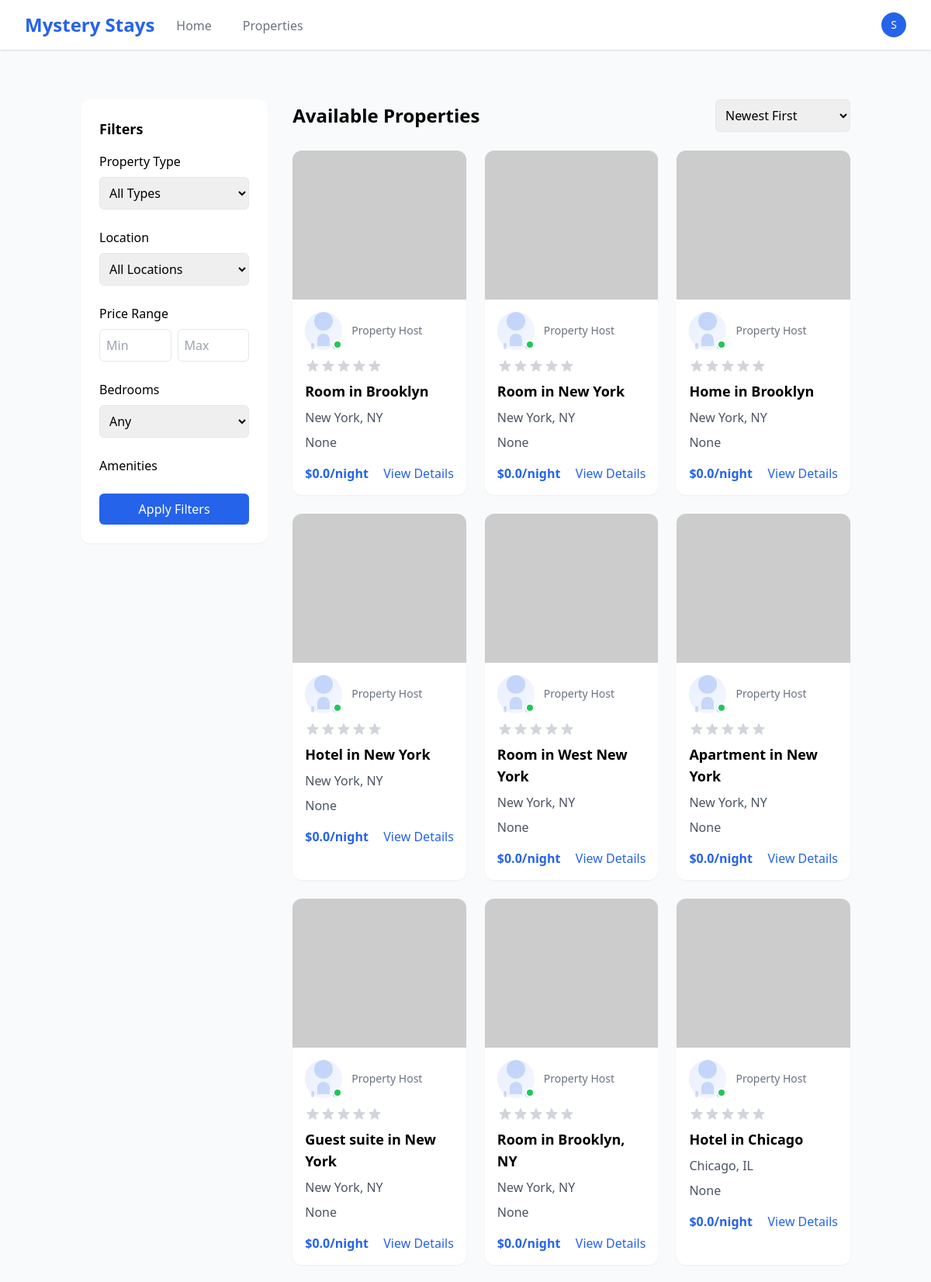
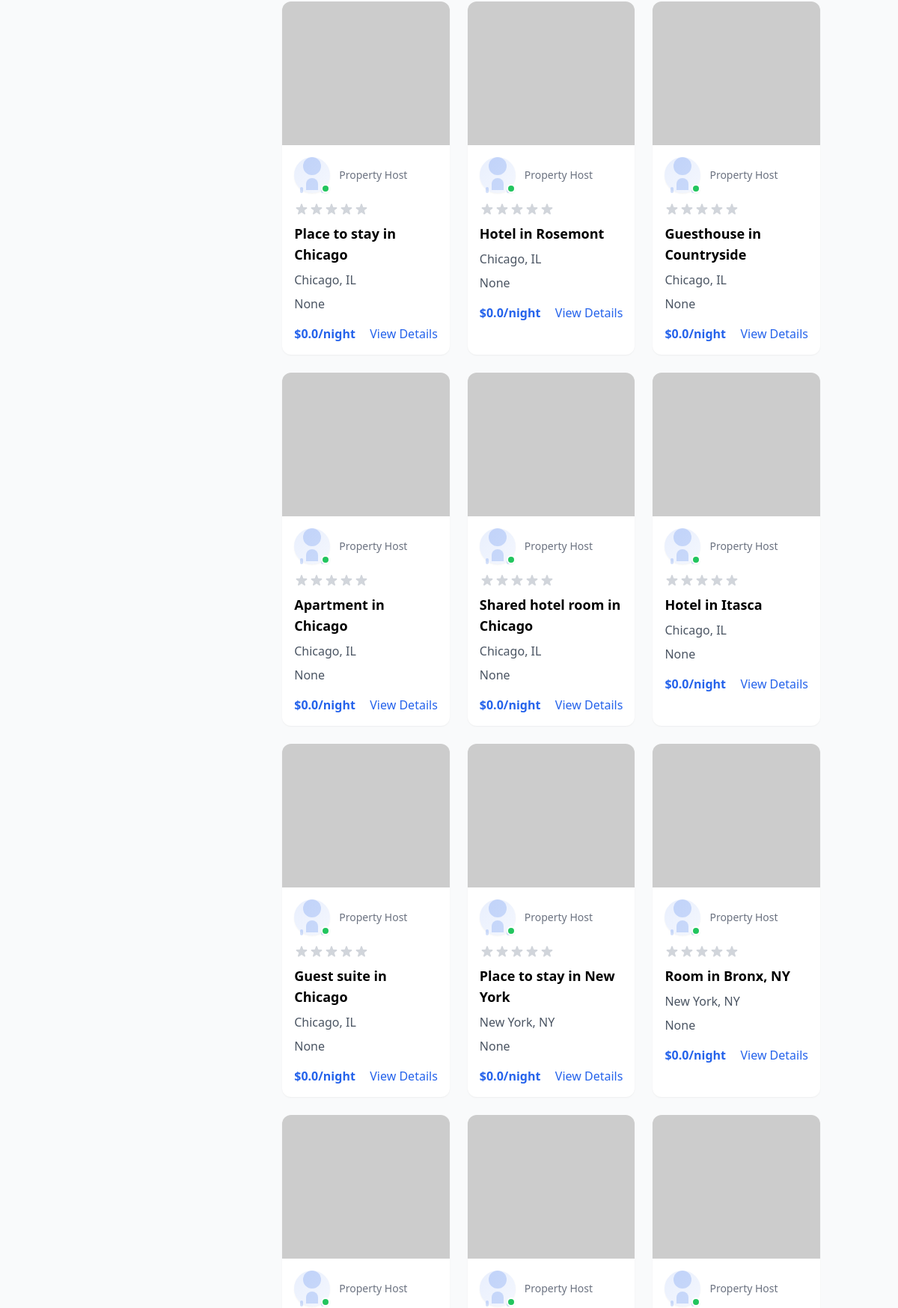
The app's page /search/ (signed in, upper part) with its own data (2 pictures, top to bottom).
### listings/models.py (models this page shows, shortened)
class Property(models.Model):
    PROPERTY_TYPE_CHOICES = (
        ('APARTMENT', 'Apartment'),
        ('HOUSE', 'House'),
        ('CONDO', 'Condo'),
        ('TOWNHOUSE', 'Townhouse'),
    )
    SOURCE_CHOICES = (
        ('AIRBNB', 'Airbnb'),
        ('OTHER', 'Other'),
    )
    listing_id = models.CharField(max_length=50, unique=True, blank=True, null=True)  # Added for scraper
    title = models.CharField(max_length=255)
    description = models.TextField(blank=True, null=True)
    landlord = models.ForeignKey(Landlord, on_delete=models.SET_NULL, null=True, blank=True)
    location = models.ForeignKey(Location, on_delete=models.CASCADE)
    property_type = models.CharField(max_length=50, choices=PROPERTY_TYPE_CHOICES, default='APARTMENT')
    bedrooms = models.PositiveIntegerField(default=1)
    bathrooms = models.PositiveIntegerField(default=1)
    rent_amount = models.FloatField()
    rating = models.FloatField(blank=True, null=True)
    is_available = models.BooleanField(default=True)
    source = models.CharField(max_length=50, choices=SOURCE_CHOICES, default='AIRBNB')
    voucher_types = models.ManyToManyField(VoucherType, blank=True)
    date_posted = models.DateTimeField(auto_now_add=True)
    created_at = models.DateTimeField(auto_now_add=True)
    updated_at = models.DateTimeField(auto_now=True)
    is_outdated = models.BooleanField(default=False)

class Location(models.Model):
    address = models.CharField(max_length=255, blank=True, null=True)
    city = models.CharField(max_length=100)
    state = models.CharField(max_length=100)
    country = models.CharField(max_length=100)
    zip_code = models.CharField(max_length=20, blank=True, null=True)

### listings/views.py (the view, shortened to what this page needs)
# urls.py: path('search/', search, name='search'),
def search(request):
    properties = Property.objects.filter(is_available=True)
    budget = request.GET.get('budget')
    if budget == 'budget':
        properties = properties.filter(rent_amount__lte=300)
    elif budget == 'standard':
        properties = properties.filter(rent_amount__gt=300, rent_amount__lte=700)
    elif budget == 'luxury':
        properties = properties.filter(rent_amount__gt=700)
    travelers = request.GET.get('travelers')
    dates = request.GET.get('dates')
    if dates:
        pass
    return render(request, 'listings/property_list.html', {
        'properties': properties,
        'search_params': {
            'budget': budget,
            'travelers': travelers,
            'dates': dates
        }
    })

### listings/templates/listings/property_list.html (shortened to what this page needs)
{% extends "listings/base.html" %}
{% block page_content %}
<div class="container mx-auto px-4 py-8">
    <div class="flex flex-col md:flex-row gap-8">
        <div class="w-full md:w-1/4 bg-white rounded-xl shadow-sm p-6 h-fit">
            <form method="get" action="{% url 'property_list' %}" id="filter-form">
                <h3 class="text-lg font-semibold mb-4">Filters</h3>
                <div class="mb-6">
                    <h4 class="font-medium mb-2">Property Type</h4>
                    <select name="property_type" class="w-full p-2 border rounded-md">
                        <option value="">All Types</option>
                    </select>
                </div>
                <div class="mb-6">
                    <h4 class="font-medium mb-2">Location</h4>
                    <select name="location" class="w-full p-2 border rounded-md">
                        <option value="">All Locations</option>
                    </select>
                </div>
                <div class="mb-6">
                    <h4 class="font-medium mb-2">Price Range</h4>
                    <div class="flex gap-2">
                        <input type="number" name="min_price" placeholder="Min" value="{{ filters.min_price }}"
                               class="w-1/2 p-2 border rounded-md">
                        <input type="number" name="max_price" placeholder="Max" value="{{ filters.max_price }}"
                               class="w-1/2 p-2 border rounded-md">
                    </div>
                </div>
                <div class="mb-6">
                    <h4 class="font-medium mb-2">Bedrooms</h4>
                    <select name="bedrooms" class="w-full p-2 border rounded-md">
                        <option value="">Any</option>
                    </select>
                </div>
                <div class="mb-6">
                    <h4 class="font-medium mb-2">Amenities</h4>
                </div>
                <button type="submit" class="w-full bg-primary text-white py-2 px-4 rounded-md hover:bg-primary-dark transition-colors">
                    Apply Filters
                </button>
            </form>
        </div>
        <div class="w-full md:w-3/4">
            <div class="mb-6 flex justify-between items-center">
                <h2 class="text-2xl font-bold">Available Properties</h2>
                <select name="sort_by" form="filter-form" class="p-2 border rounded-md">
                    <option value="-created_at" {% if filters.sort_by == '-created_at' %}selected{% endif %}>Newest First</option>
                </select>
            </div>
            <div class="grid grid-cols-1 md:grid-cols-2 lg:grid-cols-3 gap-6">
                {% for property in properties %}
                    <div class="bg-white rounded-xl overflow-hidden shadow-sm hover:shadow-md transition-shadow">
                        <img src="{{ property.images.first.image_url|default:'https://via.placeholder.com/300x200' }}"
                             alt="{{ property.title }}" class="w-full h-48 object-cover">
                        <div class="p-4">
                            <div class="flex items-center gap-3 mb-3">
                                <div class="relative">
                                    <div class="w-12 h-12 rounded-full bg-gradient-to-br from-primary/10 to-primary/5 flex items-center justify-center shadow-sm">
                                        <div class="relative">
                                            <div class="w-6 h-6 rounded-full bg-primary/20 mx-auto"></div>
                                            <div class="w-4 h-4 bg-primary/20 rounded-t-full mx-auto mt-1"></div>
                                            <div class="flex justify-between w-8 mx-auto -mt-1">
                                                <div class="w-1 h-2 bg-primary/20 rounded-full"></div>
                                            </div>
                                        </div>
                                    </div>
                                    <div class="absolute bottom-0 right-0 w-3 h-3 bg-green-500 rounded-full border-2 border-white shadow-sm"></div>
                                </div>
                                <div>
                                    <p class="text-sm text-gray-500">Property Host</p>
                                </div>
                            </div>
                            <div class="flex items-center text-amber-500 mb-2">
                            </div>
                            <h3 class="text-lg font-semibold mb-2">{{ property.title }}</h3>
                            <p class="text-gray-600 mb-2">{{ property.location.city }}, {{ property.location.state }}</p>
                            <p class="text-gray-600 mb-4">{{ property.description|truncatechars:100 }}</p>
                            <div class="flex items-center justify-between">
                                <span class="text-primary font-bold">${{ property.rent_amount }}/night</span>
                                <a href="{% url 'property_detail' property.pk %}" class="text-primary hover:text-primary-dark">View Details</a>
                            </div>
                        </div>
                    </div>
                {% endfor %}
            </div>
        </div>
    </div>
</div>
{% endblock %}

### listings/templates/listings/base.html (shortened to what this page needs)
<!DOCTYPE html>
<html lang="en">
<head>
    <link href="https://cdn.jsdelivr.net/npm/flatpickr/dist/flatpickr.min.css" rel="stylesheet">
    <script src="https://cdn.tailwindcss.com"></script>
</head>
<body class="min-h-screen bg-gray-50">
    <nav class="bg-white shadow" x-data="{ isOpen: false }">
        <div class="max-w-7xl mx-auto px-4 sm:px-6 lg:px-8">
            <div class="flex justify-between h-16">
                <div class="flex">
                    <div class="flex-shrink-0 flex items-center">
                        <a href="{% url 'index' %}" class="text-2xl font-bold text-primary">
                            Mystery Stays
                        </a>
                    </div>
                    <div class="hidden sm:ml-6 sm:flex sm:space-x-8">
                        <a href="{% url 'index' %}" class="inline-flex items-center px-1 pt-1 border-b-2 {% if request.resolver_match.url_name == 'index' %}border-primary text-gray-900{% else %}border-transparent text-gray-500 hover:border-gray-300 hover:text-gray-700{% endif %}">
                            Home
                        </a>
                        <a href="{% url 'property_list' %}" class="inline-flex items-center px-1 pt-1 border-b-2 {% if request.resolver_match.url_name == 'property_list' %}border-primary text-gray-900{% else %}border-transparent text-gray-500 hover:border-gray-300 hover:text-gray-700{% endif %}">
                            Properties
                        </a>
                    </div>
                </div>
                <div class="hidden sm:ml-6 sm:flex sm:items-center">
                    {% if user.is_authenticated %}
                        <div class="ml-3 relative" x-data="{ open: false }">
                            <div>
                                <button @click="open = !open" class="bg-white rounded-full flex text-sm focus:outline-none focus:ring-2 focus:ring-offset-2 focus:ring-primary" id="user-menu-button">
                                    <div class="h-8 w-8 rounded-full bg-primary text-white flex items-center justify-center">
                                        {{ user.username|first|upper }}
                                    </div>
                                </button>
                            </div>
                        </div>
                    {% endif %}
                </div>
            </div>
        </div>
    </nav>
    <main class="max-w-7xl mx-auto px-4 sm:px-6 lg:px-8 py-8">
        {% block page_content %}{% endblock %}
    </main>
</body>
</html>

### records on screen
Property: title "Room in Brooklyn", location.city "New York", location.state "NY", description "None", rent_amount "0.0"
Property: title "Room in New York", location.city "New York", location.state "NY", description "None", rent_amount "0.0"
Property: title "Home in Brooklyn", location.city "New York", location.state "NY", description "None", rent_amount "0.0"
Property: title "Hotel in New York", location.city "New York", location.state "NY", description "None", rent_amount "0.0"
Property: title "Room in West New York", location.city "New York", location.state "NY", description "None", rent_amount "0.0"
Property: title "Apartment in New York", location.city "New York", location.state "NY", description "None", rent_amount "0.0"
Property: title "Guest suite in New York", location.city "New York", location.state "NY", description "None", rent_amount "0.0"
Property: title "Room in Brooklyn, NY", location.city "New York", location.state "NY", description "None", rent_amount "0.0"
Property: title "Hotel in Chicago", location.city "Chicago", location.state "IL", description "None", rent_amount "0.0"
Property: title "Place to stay in Chicago", location.city "Chicago", location.state "IL", description "None", rent_amount "0.0"
Property: title "Hotel in Rosemont", location.city "Chicago", location.state "IL", description "None", rent_amount "0.0"
Property: title "Guesthouse in Countryside", location.city "Chicago", location.state "IL", description "None", rent_amount "0.0"
Property: title "Apartment in Chicago", location.city "Chicago", location.state "IL", description "None", rent_amount "0.0"
Property: title "Shared hotel room in Chicago", location.city "Chicago", location.state "IL", description "None", rent_amount "0.0"
Property: title "Hotel in Itasca", location.city "Chicago", location.state "IL", description "None", rent_amount "0.0"
Property: title "Guest suite in Chicago", location.city "Chicago", location.state "IL", description "None", rent_amount "0.0"
Property: title "Place to stay in New York", location.city "New York", location.state "NY", description "None", rent_amount "0.0"
Property: title "Room in Bronx, NY", location.city "New York", location.state "NY", description "None", rent_amount "0.0"

### other values on screen
{{ user.username|first|upper }} "S"
